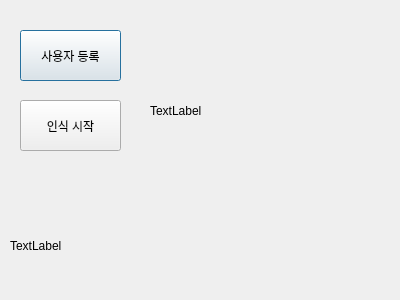
<?xml version="1.0" encoding="UTF-8"?>
<ui version="4.0">
 <class>Dialog</class>
 <widget class="QDialog" name="Dialog">
  <property name="geometry">
   <rect>
    <x>0</x>
    <y>0</y>
    <width>400</width>
    <height>300</height>
   </rect>
  </property>
  <property name="windowTitle">
   <string>Dialog</string>
  </property>
  <widget class="QPushButton" name="btn_1">
   <property name="geometry">
    <rect>
     <x>20</x>
     <y>30</y>
     <width>101</width>
     <height>51</height>
    </rect>
   </property>
   <property name="text">
    <string>사용자 등록</string>
   </property>
  </widget>
  <widget class="QPushButton" name="btn_2">
   <property name="geometry">
    <rect>
     <x>20</x>
     <y>100</y>
     <width>101</width>
     <height>51</height>
    </rect>
   </property>
   <property name="text">
    <string>인식 시작</string>
   </property>
  </widget>
  <widget class="QLabel" name="lbl_picture">
   <property name="geometry">
    <rect>
     <x>150</x>
     <y>20</y>
     <width>221</width>
     <height>181</height>
    </rect>
   </property>
   <property name="text">
    <string>TextLabel</string>
   </property>
  </widget>
  <widget class="QLabel" name="lbl2_picture">
   <property name="geometry">
    <rect>
     <x>10</x>
     <y>220</y>
     <width>111</width>
     <height>51</height>
    </rect>
   </property>
   <property name="text">
    <string>TextLabel</string>
   </property>
  </widget>
 </widget>
 <resources/>
 <connections/>
</ui>
